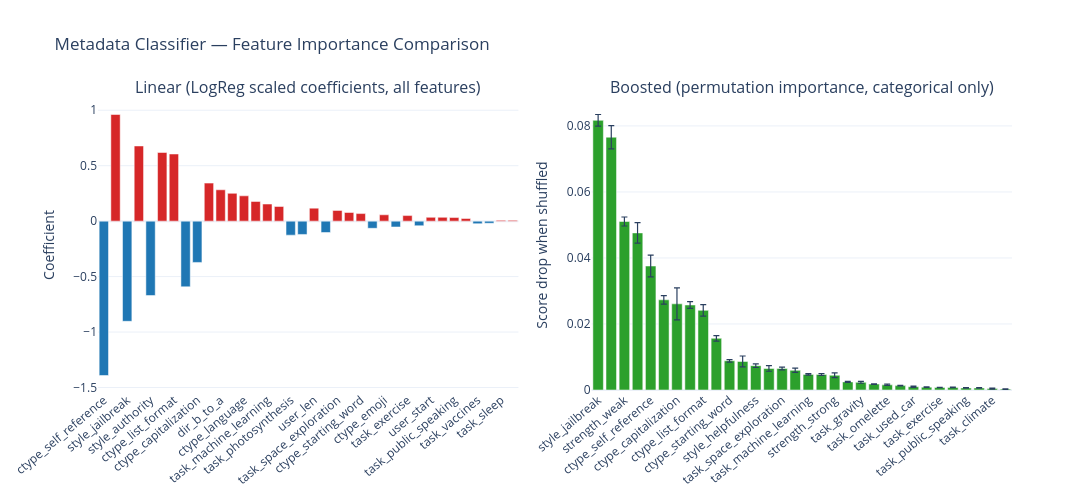
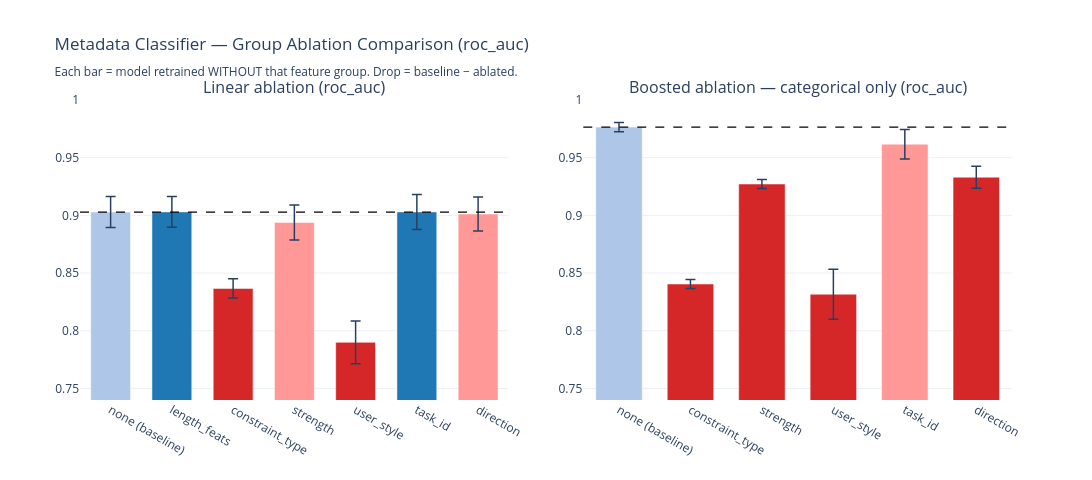

The code cell stored with these charts, in order, in its notebook:
### Markdown cell above
### Metadata Classifier — Feature Importance & Group Ablation

Three complementary views:
1. **Coefficient importance** — logistic regression weights on scaled features (fit once on all data). Magnitude = linear contribution; sign = which class the feature pushes toward.
2. **Linear group ablation** — leave-one-group-out CV with logistic regression. AUC drop vs baseline shows each group's contribution under a linear model.
3. **Boosted group ablation** — same leave-one-group-out protocol but with HistGradientBoosting (nested CV). Captures interaction effects (e.g. constraint_type × direction) that the linear model misses.

### Code cell
from metadata_clf import fit_boosted_importances, run_group_ablation

# ── 1. Linear coefficient importance (all features) ──────────────────────────
_scaler = StandardScaler().fit(X_meta)
_X_sc   = _scaler.transform(X_meta)
_clf    = LogisticRegression(max_iter=1000, C=1.0, solver="lbfgs").fit(_X_sc, y)
linear_coefs = _clf.coef_[0]

# ── 2. Boosted permutation importance (categorical only) ─────────────────────
bst_res = fit_boosted_importances(X_meta_cat, y, metric=PROBE_METRIC)
boosted_imps = bst_res["importances_mean"]
boosted_stds = bst_res["importances_std"]
print(f"Boosted best params: {bst_res['best_params']}")

# ── Plot: side-by-side coefficient / importance bars ─────────────────────────
from plotly.subplots import make_subplots

order_lin = np.argsort(np.abs(linear_coefs))[::-1]
order_bst = np.argsort(boosted_imps)[::-1]

fig_imp = make_subplots(
    rows=1, cols=2,
    subplot_titles=[
        "Linear (LogReg scaled coefficients, all features)",
        "Boosted (permutation importance, categorical only)",
    ],
    horizontal_spacing=0.08,
)

fig_imp.add_trace(go.Bar(
    x=[feature_names[i] for i in order_lin],
    y=linear_coefs[order_lin],
    marker_color=["#d62728" if c > 0 else "#1f77b4" for c in linear_coefs[order_lin]],
    showlegend=False,
), row=1, col=1)

fig_imp.add_trace(go.Bar(
    x=[feature_names_cat[i] for i in order_bst],
    y=boosted_imps[order_bst],
    error_y=dict(type="data", array=boosted_stds[order_bst], thickness=1.2, width=3),
    marker_color="#2ca02c",
    showlegend=False,
), row=1, col=2)

fig_imp.update_layout(
    title="Metadata Classifier — Feature Importance Comparison",
    xaxis_tickangle=-40, xaxis2_tickangle=-40,
    width=1300, height=500,
    template="plotly_white",
)
fig_imp.update_yaxes(title_text="Coefficient", row=1, col=1)
fig_imp.update_yaxes(title_text="Score drop when shuffled", row=1, col=2)
fig_imp.show()

# ── 3. Linear group ablation (all features) ──────────────────────────────────
print("\n── Linear group ablation ──")
df_abl_lin = run_group_ablation(
    X_meta, y, FEATURE_GROUPS,
    classifier="linear", n_folds=N_CV_FOLDS, metric=PROBE_METRIC,
    baseline_mean=ctrl_meta_acc, baseline_std=ctrl_meta_std,
)
print(df_abl_lin.to_string(index=False))

# ── 4. Boosted group ablation (categorical only) ─────────────────────────────
# Recompute groups without length features (indices shift)
FEATURE_GROUPS_CAT = {k: v for k, v in FEATURE_GROUPS.items() if k != "length_feats"}
n_dropped = len(FEATURE_GROUPS["length_feats"])
FEATURE_GROUPS_CAT = {
    k: [i - n_dropped for i in v]
    for k, v in FEATURE_GROUPS_CAT.items()
}

print("\n── Boosted group ablation (categorical only) ──")
df_abl_bst = run_group_ablation(
    X_meta_cat, y, FEATURE_GROUPS_CAT,
    classifier="boosted", n_folds=N_CV_FOLDS, metric=PROBE_METRIC,
    baseline_mean=ctrl_boosted_acc, baseline_std=ctrl_boosted_std,
)
print(df_abl_bst.to_string(index=False))

# ── Plot: side-by-side ablation bars ─────────────────────────────────────────
fig_abl = make_subplots(
    rows=1, cols=2,
    subplot_titles=[
        f"Linear ablation ({PROBE_METRIC})",
        f"Boosted ablation — categorical only ({PROBE_METRIC})",
    ],
    horizontal_spacing=0.08,
)

for col, (df_abl, baseline) in enumerate(
    [(df_abl_lin, ctrl_meta_acc), (df_abl_bst, ctrl_boosted_acc)], start=1
):
    for _, row in df_abl.iterrows():
        is_baseline = row["group_dropped"] == "none (baseline)"
        color = "#aec7e8" if is_baseline else (
            "#d62728" if row["drop"] > 0.02 else
            "#ff9896" if row["drop"] > 0 else "#1f77b4"
        )
        fig_abl.add_trace(go.Bar(
            x=[row["group_dropped"]],
            y=[row["mean"]],
            error_y=dict(type="data", array=[row["std"]], thickness=1.5, width=5),
            marker_color=color,
            showlegend=False,
            hovertemplate=(
                f"<b>{row['group_dropped']}</b><br>"
                f"{PROBE_METRIC}={row['mean']:.4f} ± {row['std']:.4f}<br>"
                f"drop={row['drop']:+.4f}<extra></extra>"
            ),
        ), row=1, col=col)
    fig_abl.add_hline(
        y=baseline, line_dash="dash", line_color="black", line_width=1.2,
        row=1, col=col,
    )

y_min = min(df_abl_lin["mean"].min(), df_abl_bst["mean"].min()) - 0.05
y_max = max(df_abl_lin["mean"].max(), df_abl_bst["mean"].max()) + 0.03
fig_abl.update_yaxes(range=[max(0.4, y_min), min(1.0, y_max)])
fig_abl.update_layout(
    title=(
        f"Metadata Classifier — Group Ablation Comparison ({PROBE_METRIC})<br>"
        "<sub>Each bar = model retrained WITHOUT that feature group. Drop = baseline − ablated.</sub>"
    ),
    width=1100, height=480,
    template="plotly_white",
    bargap=0.35,
)
fig_abl.show()

safe = MODEL_NAME.replace("/", "_")
fig_imp.write_html(str(REPORTS_DIR / f"metadata_importance_{safe}.html"))
fig_abl.write_html(str(REPORTS_DIR / f"metadata_ablation_{safe}.html"))
print(f"\nSaved: metadata_importance and metadata_ablation to {REPORTS_DIR}")

### Figure 1 — Plotly figure (JSON) as saved in the notebook; plotly's stock layout.template omitted (floating-point values rounded to 4 significant figures)
{"data": [{"marker": {"color": ["#1f77b4", "#d62728", "#1f77b4", "#d62728", "#1f77b4", "#d62728", "#d62728", "#1f77b4", "#1f77b4", "#d62728", "#d62728", "#d62728", "#d62728", "#d62728", "#d62728", "#d62728", "#1f77b4", "#1f77b4", "#d62728", "#1f77b4", "#d62728", "#d62728", "#d62728", "#1f77b4", "#d62728", "#1f77b4", "#d62728", "#1f77b4", "#d62728", "#d62728", "#d62728", "#d62728", "#1f77b4", "#1f77b4", "#d62728", "#d62728"]}, "showlegend": false, "type": "bar", "x": ["ctype_self_reference", "style_with_instruction", "style_jailbreak", "ctype_format", "style_authority", "style_helpfulness", "ctype_list_format", "strength_weak", "ctype_capitalization", "strength_medium", "dir_b_to_a", "strength_strong", "ctype_language", "task_french_revolution", "task_machine_learning", "ctype_disclaimer", "task_photosynthesis", "task_renewable_energy", "user_len", "task_gravity", "task_space_exploration", "total_tokens", "ctype_starting_word", "task_used_car", "ctype_emoji", "task_internet", "task_exercise", "task_omelette", "user_start", "sys_len", "task_public_speaking", "task_remote_work", "task_vaccines", "task_printing_press", "task_sleep", "task_climate"], "xaxis": "x", "y": [-1.392, 0.9616, -0.9031, 0.6779, -0.6709, 0.6191, 0.6055, -0.5922, -0.3723, 0.3428, 0.2827, 0.2508, 0.2282, 0.1775, 0.1542, 0.1324, -0.1263, -0.1199, 0.1173, -0.1025, 0.09686, 0.07806, 0.06809, -0.06447, 0.05717, -0.05248, 0.0501, -0.04128, 0.03431, 0.03431, 0.03229, 0.02414, -0.02295, -0.01917, 0.007345, 0.007345], "yaxis": "y"}, {"error_y": {"array": [0.001772, 0.003526, 0.00136, 0.00309, 0.003286, 0.001294, 0.004856, 0.00104, 0.001763, 0.0008248, 0.000373, 0.001659, 0.0005517, 0.000849, 0.0003972, 0.000643, 0.0002182, 0.0002944, 0.0007265, 0.0001353, 0.0002766, 6.314e-05, 0.0001983, 0.0001043, 0.0001724, 0.0001027, 6.57e-05, 8.234e-05, 6.553e-05, 7.074e-05, 0.0001524, 9.058e-05], "thickness": 1.2, "type": "data", "width": 3}, "marker": {"color": "#2ca02c"}, "showlegend": false, "type": "bar", "x": ["style_jailbreak", "dir_b_to_a", "strength_weak", "style_authority", "ctype_self_reference", "ctype_disclaimer", "ctype_capitalization", "style_with_instruction", "ctype_list_format", "ctype_format", "ctype_starting_word", "ctype_emoji", "style_helpfulness", "ctype_language", "task_space_exploration", "strength_medium", "task_machine_learning", "task_french_revolution", "strength_strong", "task_renewable_energy", "task_gravity", "task_remote_work", "task_omelette", "task_photosynthesis", "task_used_car", "task_vaccines", "task_exercise", "task_internet", "task_public_speaking", "task_printing_press", "task_climate", "task_sleep"], "xaxis": "x2", "y": [0.08169, 0.07658, 0.05105, 0.04759, 0.03755, 0.02732, 0.0261, 0.02576, 0.02412, 0.01566, 0.008843, 0.008645, 0.007372, 0.006526, 0.00652, 0.005959, 0.004732, 0.004701, 0.004456, 0.002453, 0.00232, 0.001793, 0.001561, 0.00133, 0.0009973, 0.0008674, 0.0007706, 0.0007613, 0.0006362, 0.0006224, 0.0004462, 0.0002843], "yaxis": "y2"}], "layout": {"annotations": [{"font": {"size": 16}, "showarrow": false, "text": "Linear (LogReg scaled coefficients, all features)", "x": 0.23, "xanchor": "center", "xref": "paper", "y": 1, "yanchor": "bottom", "yref": "paper"}, {"font": {"size": 16}, "showarrow": false, "text": "Boosted (permutation importance, categorical only)", "x": 0.77, "xanchor": "center", "xref": "paper", "y": 1, "yanchor": "bottom", "yref": "paper"}], "height": 500, "title": {"text": "Metadata Classifier — Feature Importance Comparison"}, "width": 1300, "xaxis": {"anchor": "y", "domain": [0, 0.46], "tickangle": -40}, "xaxis2": {"anchor": "y2", "domain": [0.54, 1], "tickangle": -40}, "yaxis": {"anchor": "x", "domain": [0, 1], "title": {"text": "Coefficient"}}, "yaxis2": {"anchor": "x2", "domain": [0, 1], "title": {"text": "Score drop when shuffled"}}}}

### Figure 2 — Plotly figure (JSON) as saved in the notebook; plotly's stock layout.template omitted (floating-point values rounded to 4 significant figures)
{"data": [{"error_y": {"array": [0.01344], "thickness": 1.5, "type": "data", "width": 5}, "hovertemplate": "<b>none (baseline)</b><br>roc_auc=0.9029 ± 0.0134<br>drop=+0.0000<extra></extra>", "marker": {"color": "#aec7e8"}, "showlegend": false, "type": "bar", "x": ["none (baseline)"], "xaxis": "x", "y": [0.9029], "yaxis": "y"}, {"error_y": {"array": [0.01338], "thickness": 1.5, "type": "data", "width": 5}, "hovertemplate": "<b>length_feats</b><br>roc_auc=0.9030 ± 0.0134<br>drop=-0.0002<extra></extra>", "marker": {"color": "#1f77b4"}, "showlegend": false, "type": "bar", "x": ["length_feats"], "xaxis": "x", "y": [0.903], "yaxis": "y"}, {"error_y": {"array": [0.008324], "thickness": 1.5, "type": "data", "width": 5}, "hovertemplate": "<b>constraint_type</b><br>roc_auc=0.8367 ± 0.0083<br>drop=+0.0662<extra></extra>", "marker": {"color": "#d62728"}, "showlegend": false, "type": "bar", "x": ["constraint_type"], "xaxis": "x", "y": [0.8367], "yaxis": "y"}, {"error_y": {"array": [0.01519], "thickness": 1.5, "type": "data", "width": 5}, "hovertemplate": "<b>strength</b><br>roc_auc=0.8939 ± 0.0152<br>drop=+0.0090<extra></extra>", "marker": {"color": "#ff9896"}, "showlegend": false, "type": "bar", "x": ["strength"], "xaxis": "x", "y": [0.8939], "yaxis": "y"}, {"error_y": {"array": [0.01848], "thickness": 1.5, "type": "data", "width": 5}, "hovertemplate": "<b>user_style</b><br>roc_auc=0.7900 ± 0.0185<br>drop=+0.1129<extra></extra>", "marker": {"color": "#d62728"}, "showlegend": false, "type": "bar", "x": ["user_style"], "xaxis": "x", "y": [0.79], "yaxis": "y"}, {"error_y": {"array": [0.01519], "thickness": 1.5, "type": "data", "width": 5}, "hovertemplate": "<b>task_id</b><br>roc_auc=0.9030 ± 0.0152<br>drop=-0.0001<extra></extra>", "marker": {"color": "#1f77b4"}, "showlegend": false, "type": "bar", "x": ["task_id"], "xaxis": "x", "y": [0.903], "yaxis": "y"}, {"error_y": {"array": [0.01482], "thickness": 1.5, "type": "data", "width": 5}, "hovertemplate": "<b>direction</b><br>roc_auc=0.9012 ± 0.0148<br>drop=+0.0017<extra></extra>", "marker": {"color": "#ff9896"}, "showlegend": false, "type": "bar", "x": ["direction"], "xaxis": "x", "y": [0.9012], "yaxis": "y"}, {"error_y": {"array": [0.00396], "thickness": 1.5, "type": "data", "width": 5}, "hovertemplate": "<b>none (baseline)</b><br>roc_auc=0.9765 ± 0.0040<br>drop=+0.0000<extra></extra>", "marker": {"color": "#aec7e8"}, "showlegend": false, "type": "bar", "x": ["none (baseline)"], "xaxis": "x2", "y": [0.9765], "yaxis": "y2"}, {"error_y": {"array": [0.003895], "thickness": 1.5, "type": "data", "width": 5}, "hovertemplate": "<b>constraint_type</b><br>roc_auc=0.8405 ± 0.0039<br>drop=+0.1360<extra></extra>", "marker": {"color": "#d62728"}, "showlegend": false, "type": "bar", "x": ["constraint_type"], "xaxis": "x2", "y": [0.8405], "yaxis": "y2"}, {"error_y": {"array": [0.00381], "thickness": 1.5, "type": "data", "width": 5}, "hovertemplate": "<b>strength</b><br>roc_auc=0.9272 ± 0.0038<br>drop=+0.0493<extra></extra>", "marker": {"color": "#d62728"}, "showlegend": false, "type": "bar", "x": ["strength"], "xaxis": "x2", "y": [0.9272], "yaxis": "y2"}, {"error_y": {"array": [0.0217], "thickness": 1.5, "type": "data", "width": 5}, "hovertemplate": "<b>user_style</b><br>roc_auc=0.8316 ± 0.0217<br>drop=+0.1449<extra></extra>", "marker": {"color": "#d62728"}, "showlegend": false, "type": "bar", "x": ["user_style"], "xaxis": "x2", "y": [0.8316], "yaxis": "y2"}, {"error_y": {"array": [0.01276], "thickness": 1.5, "type": "data", "width": 5}, "hovertemplate": "<b>task_id</b><br>roc_auc=0.9617 ± 0.0128<br>drop=+0.0148<extra></extra>", "marker": {"color": "#ff9896"}, "showlegend": false, "type": "bar", "x": ["task_id"], "xaxis": "x2", "y": [0.9617], "yaxis": "y2"}, {"error_y": {"array": [0.009481], "thickness": 1.5, "type": "data", "width": 5}, "hovertemplate": "<b>direction</b><br>roc_auc=0.9331 ± 0.0095<br>drop=+0.0434<extra></extra>", "marker": {"color": "#d62728"}, "showlegend": false, "type": "bar", "x": ["direction"], "xaxis": "x2", "y": [0.9331], "yaxis": "y2"}], "layout": {"annotations": [{"font": {"size": 16}, "showarrow": false, "text": "Linear ablation (roc_auc)", "x": 0.23, "xanchor": "center", "xref": "paper", "y": 1, "yanchor": "bottom", "yref": "paper"}, {"font": {"size": 16}, "showarrow": false, "text": "Boosted ablation — categorical only (roc_auc)", "x": 0.77, "xanchor": "center", "xref": "paper", "y": 1, "yanchor": "bottom", "yref": "paper"}], "bargap": 0.35, "height": 480, "shapes": [{"line": {"color": "black", "dash": "dash", "width": 1.2}, "type": "line", "x0": 0, "x1": 1, "xref": "x domain", "y0": 0.9029, "y1": 0.9029, "yref": "y"}, {"line": {"color": "black", "dash": "dash", "width": 1.2}, "type": "line", "x0": 0, "x1": 1, "xref": "x2 domain", "y0": 0.9765, "y1": 0.9765, "yref": "y2"}], "title": {"text": "Metadata Classifier — Group Ablation Comparison (roc_auc)<br><sub>Each bar = model retrained WITHOUT that feature group. Drop = baseline − ablated.</sub>"}, "width": 1100, "xaxis": {"anchor": "y", "domain": [0, 0.46]}, "xaxis2": {"anchor": "y2", "domain": [0.54, 1]}, "yaxis": {"anchor": "x", "domain": [0, 1], "range": [0.74, 1]}, "yaxis2": {"anchor": "x2", "domain": [0, 1], "range": [0.74, 1]}}}
